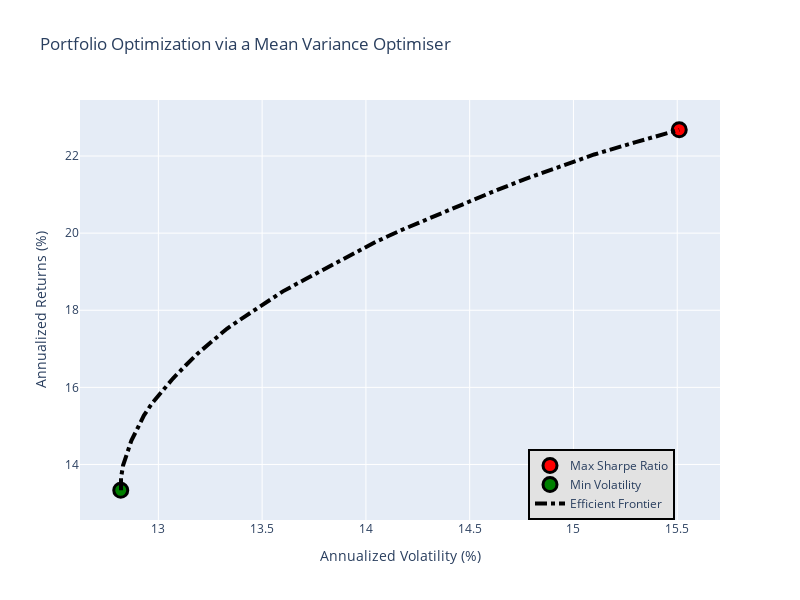

Here is the notebook cell this chart was saved with:
### Markdown cell above
# Mean Variance Portfolio

### Code cell
EF_graph(meanReturns, covMatrix)

### Figure 1 — Plotly figure (JSON) as saved in the notebook; plotly's stock layout.template omitted (floating-point values rounded to 4 significant figures)
{"data": [{"marker": {"color": "red", "line": {"color": "black", "width": 3}, "size": 14}, "mode": "markers", "name": "Max Sharpe Ratio", "type": "scatter", "x": [15.51], "y": [22.68]}, {"marker": {"color": "green", "line": {"color": "black", "width": 3}, "size": 14}, "mode": "markers", "name": "Min Volatility", "type": "scatter", "x": [12.82], "y": [13.33]}, {"line": {"color": "black", "dash": "dashdot", "width": 4}, "mode": "lines", "name": "Efficient Frontier", "type": "scatter", "x": [12.82, 12.82, 12.83, 12.85, 12.87, 12.9, 12.93, 12.97, 13.02, 13.07, 13.13, 13.19, 13.26, 13.33, 13.42, 13.51, 13.6, 13.71, 13.82, 13.93, 14.05, 14.18, 14.32, 14.46, 14.61, 14.76, 14.93, 15.1, 15.3, 15.51], "y": [13.33, 13.65, 13.98, 14.3, 14.62, 14.94, 15.27, 15.59, 15.91, 16.23, 16.56, 16.88, 17.2, 17.52, 17.85, 18.17, 18.49, 18.81, 19.13, 19.46, 19.78, 20.1, 20.42, 20.75, 21.07, 21.39, 21.71, 22.04, 22.36, 22.68]}], "layout": {"height": 600, "legend": {"bgcolor": "#E2E2E2", "bordercolor": "black", "borderwidth": 2, "traceorder": "normal", "x": 0.7, "y": 0}, "showlegend": true, "title": {"text": "Portfolio Optimization via a Mean Variance Optimiser"}, "width": 800, "xaxis": {"title": {"text": "Annualized Volatility (%)"}}, "yaxis": {"title": {"text": "Annualized Returns (%)"}}}}
